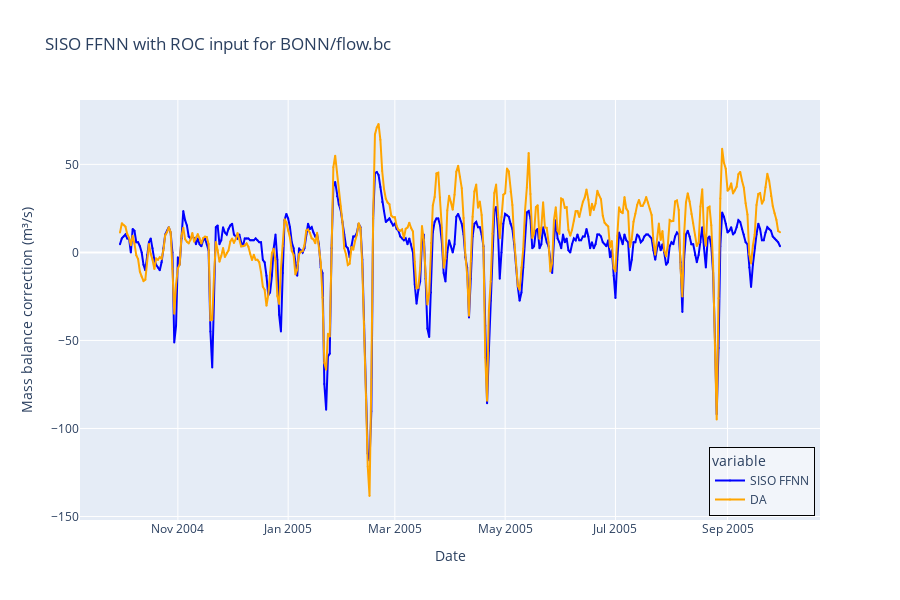

The code cell stored with this chart in its notebook:
### Code cell
data = {
    'Date': y_val.index,
    'SISO FFNN': predictions_rescaled_val.flatten(),
    'DA': y_val
}
df_plot = pd.DataFrame(data)

fig = px.scatter(df_plot, x='Date', y=['SISO FFNN', 'DA'],
                 labels={'value': 'Mass balance correction (m³/s)'},
                 title='SISO FFNN with ROC input for ' + df_output.columns[feature_label],
                 color_discrete_sequence=['blue', 'orange'])
fig.update_traces(marker={'size': 2},
                  mode='lines+markers')
fig.update_layout(width=900, height=600,
                    legend={
                        'x': 0.85,  # x position
                        'y': 0.01,  # y position
                        'bgcolor': 'rgba(255, 255, 255, 0.5)',  # semi-transparent background
                        'bordercolor': 'Black',
                        'borderwidth': 1
                    })
fig.show()
#filepath=r'C:\Users\sujan.maharjan\Desktop\KISTERS\figures\regressor_Emmer.html'
#fig.write_html(filepath)

### Figure 1 — Plotly figure (JSON) as saved in the notebook; plotly's stock layout.template omitted (floating-point values rounded to 4 significant figures; data arrays with more than 128 entries replaced by an {"elided": "..."} marker saying what was removed)
{"data": [{"hovertemplate": "variable=SISO FFNN<br>Date=%{x}<br>Mass balance correction (m³/s)=%{y}<extra></extra>", "legendgroup": "SISO FFNN", "marker": {"color": "blue", "size": 2, "symbol": "circle"}, "mode": "lines+markers", "name": "SISO FFNN", "orientation": "v", "showlegend": true, "type": "scatter", "x": {"elided": "366 str values"}, "xaxis": "x", "y": {"elided": "366 float values"}, "yaxis": "y"}, {"hovertemplate": "variable=DA<br>Date=%{x}<br>Mass balance correction (m³/s)=%{y}<extra></extra>", "legendgroup": "DA", "marker": {"color": "orange", "size": 2, "symbol": "circle"}, "mode": "lines+markers", "name": "DA", "orientation": "v", "showlegend": true, "type": "scatter", "x": {"elided": "366 str values"}, "xaxis": "x", "y": {"elided": "366 float values"}, "yaxis": "y"}], "layout": {"height": 600, "legend": {"bgcolor": "rgba(255, 255, 255, 0.5)", "bordercolor": "Black", "borderwidth": 1, "title": {"text": "variable"}, "tracegroupgap": 0, "x": 0.85, "y": 0.01}, "title": {"text": "SISO FFNN with ROC input for BONN/flow.bc"}, "width": 900, "xaxis": {"anchor": "y", "domain": [0, 1], "title": {"text": "Date"}}, "yaxis": {"anchor": "x", "domain": [0, 1], "title": {"text": "Mass balance correction (m³/s)"}}}}
